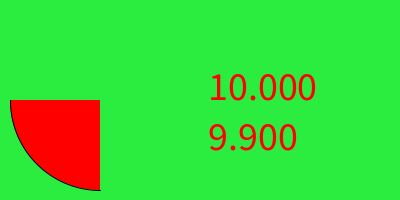
Frame 1 (no input)
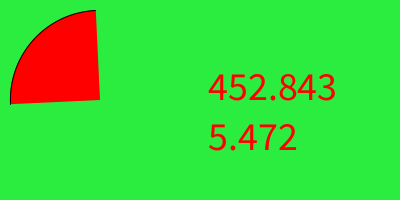
Frame 60 (the mouse pressed at the canvas centre just before this capture)
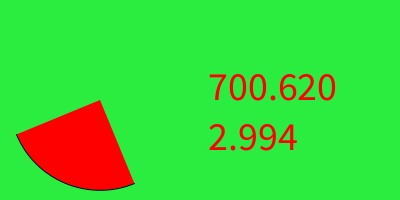
Frame 120 (the mouse held since frame 60 and released just before this capture)

The Processing sketch that drew these frames (run headless with seeded random() and noise(); from frame 60 on, the mouse is pressed at the canvas centre):

// Processing sketch: week16_5
// ── week16_5.pde
void setup(){
   size(400,200);
   fill(255,0,0);
   textSize(40);
}
float shift=0, v=10;
void draw(){
   background(43,237,64);
   float start = radians(90+shift);
   float stop = radians(180+shift);
   arc(100,100,180,180,start,stop);
   if(v>0.0001){
   shift+=v;
   v=v*0.99;
 }
   text(shift,200,100);
   text(v,200,150);
}
